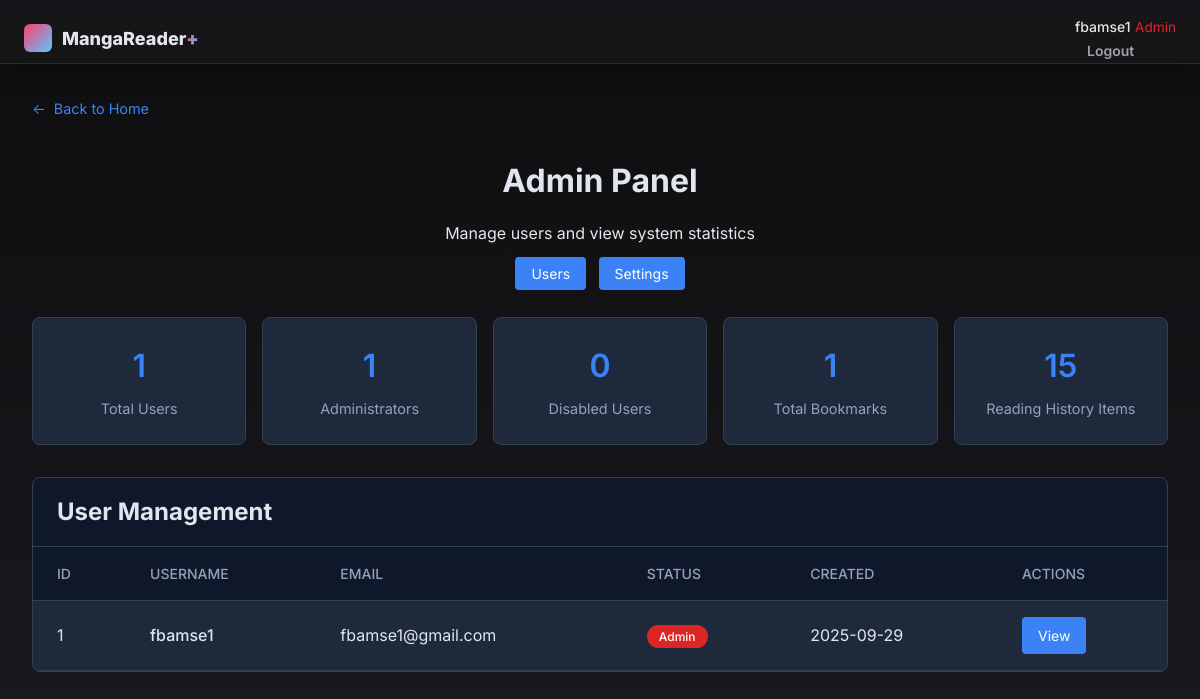
The page /admin (signed in) on the database its author committed.
### server/src/database/models.py (models this page shows, shortened)
class User(UserMixin, db.Model):
    id = db.Column(db.Integer, primary_key=True)
    username = db.Column(db.String(80), unique=True, nullable=False)
    email = db.Column(db.String(120), unique=True, nullable=False)
    password_hash = db.Column(db.String(128))
    is_admin = db.Column(db.Boolean, default=False, nullable=False)
    is_disabled = db.Column(db.Boolean, default=False, nullable=False)
    created_at = db.Column(db.DateTime, default=datetime.utcnow)
    bookmarks = db.relationship('Bookmark', backref='user', lazy=True, cascade="all, delete-orphan")
    reading_history = db.relationship('ReadingHistory', backref='user', lazy=True, cascade="all, delete-orphan")
    def is_administrator(self):
        return self.is_admin

### server/app.py (the view)
@app.route('/admin')
@admin_required
def admin_panel():
    users = User.query.order_by(User.created_at.desc()).all()
    total_users = User.query.count()
    total_admins = User.query.filter_by(is_admin=True).count()
    disabled_users = User.query.filter_by(is_disabled=True).count()
    total_bookmarks = Bookmark.query.count()
    total_history = ReadingHistory.query.count()
    stats = {
        'total_users': total_users,
        'total_admins': total_admins,
        'disabled_users': disabled_users,
        'total_bookmarks': total_bookmarks,
        'total_history': total_history
    }
    return render_template('admin/panel.html', users=users, stats=stats)

### server/app.py (called while the page is built)
@login_manager.user_loader
def load_user(user_id):
    return User.query.get(int(user_id))

def admin_required(f):
    @wraps(f)
    def decorated_function(*args, **kwargs):
        if not current_user.is_authenticated:
            return redirect(url_for('login'))
        if not current_user.is_administrator():
            flash('Admin access required.')
            return redirect(url_for('root'))
        return f(*args, **kwargs)
    return decorated_function

### client/templates/admin/panel.html (shortened to what this page needs)
<!doctype html>
<html lang="en">
<head>
    <link rel="stylesheet" href="/static/styles/style.css">
</head>
<body>
    <header class="site default-header">
        <div class="wrap">
            <div class="brand">
                <span class="logo"></span>
                <a href="/">MangaReader<span class="accent">+</span></a>
            </div>
            <div class="user-info">
                {% if current_user.is_authenticated %}
                    <div class="user-info-col">
                        <span class="username">{{ current_user.username }}</span>
                        {% if current_user.is_administrator() %}
                            <a href="{{ url_for('admin_panel') }}" class="admin-btn" style="color:#dc2626; text-decoration:none; font-size:0.85rem;">Admin</a>
                        {% endif %}
                    </div>
                    <a href="{{ url_for('logout') }}" class="logout-btn">Logout</a>
                {% endif %}
            </div>
        </div>
    </header>
    <div class="admin-panel">
        <a href="/" class="nav-back">Back to Home</a>
            <div class="admin-header">
            <h1>Admin Panel</h1>
            <p>Manage users and view system statistics</p>
            <div class="admin-nav" style="margin-top: 1rem;">
                <a href="{{ url_for('admin_panel') }}" class="btn-sm btn-view" style="margin-right: 0.5rem;">Users</a>
                <a href="{{ url_for('admin_settings') }}" class="btn-sm btn-view">Settings</a>
            </div>
        </div>
        <div class="admin-stats">
            <div class="stat-card">
                <span class="stat-number">{{ stats.total_users }}</span>
                <div class="stat-label">Total Users</div>
            </div>
            <div class="stat-card">
                <span class="stat-number">{{ stats.total_admins }}</span>
                <div class="stat-label">Administrators</div>
            </div>
            <div class="stat-card">
                <span class="stat-number">{{ stats.disabled_users }}</span>
                <div class="stat-label">Disabled Users</div>
            </div>
            <div class="stat-card">
                <span class="stat-number">{{ stats.total_bookmarks }}</span>
                <div class="stat-label">Total Bookmarks</div>
            </div>
            <div class="stat-card">
                <span class="stat-number">{{ stats.total_history }}</span>
                <div class="stat-label">Reading History Items</div>
            </div>
        </div>
        <div class="users-section">
            <div class="users-header">
                <h2>User Management</h2>
            </div>
            <table class="users-table">
                <thead>
                    <tr>
                        <th>ID</th>
                        <th>Username</th>
                        <th>Email</th>
                        <th>Status</th>
                        <th>Created</th>
                        <th>Actions</th>
                    </tr>
                </thead>
                <tbody>
                    {% for user in users %}
                    <tr>
                        <td data-label="ID">{{ user.id }}</td>
                        <td class="user-username" data-label="Username">{{ user.username }}</td>
                        <td class="user-email" data-label="Email">{{ user.email }}</td>
                        <td data-label="Status">
                            {% if user.is_admin %}
                                <span class="admin-badge">Admin</span>
                            {% endif %}
                        </td>
                        <td data-label="Created">{{ user.created_at.strftime('%Y-%m-%d') }}</td>
                        <td data-label="Actions">
                            <div class="user-actions">
                                <a href="{{ url_for('admin_user_detail', user_id=user.id) }}" class="btn-sm btn-view">View</a>
                            </div>
                        </td>
                    </tr>
                    {% endfor %}
                </tbody>
            </table>
        </div>
    </div>
</body>
</html>

### client/static/styles/style.css (style rules this page uses)
:root { color-scheme: dark light; --bg: #0e0e10; --panel: #17171a; --text: #e6e6ea; --muted: #a0a0a8; --accent: #ff3d6e; --accent-2: #5cc8ff; --border: #2a2a30; --gradient: linear-gradient(135deg, var(--accent), var(--accent-2)); --sidebar-width: 280px; --header-height: 64px; }
* { box-sizing: border-box; }
body { margin: 0; font-family: 'Inter', system-ui, -apple-system, Segoe UI, Roboto, sans-serif; background: linear-gradient(180deg, #0e0e10 0%, #1a1a1f 100%); color: var(--text); line-height: 1.5; min-height: 100vh; position: relative; padding-left: 0; transition: padding-left 0.3s ease; }
.logout-btn { margin-left: 12px; background: transparent; color: var(--accent); text-decoration: none; font-weight: 600; }
.brand { display: flex; align-items: center; gap: 12px; }
.brand .accent { background: var(--gradient); -webkit-background-clip: text; background-clip: text; -webkit-text-fill-color: transparent; color: transparent; font-weight: 900; }
.default-header { background: var(--panel); border-bottom: 1px solid var(--border); box-shadow: 0 4px 20px rgba(0, 0, 0, 0.2); position: sticky; top: 0; z-index: 100; }
h1 { margin-bottom: 16px; text-align: center; }
header.site { position: sticky; top: 0; z-index: 10; background: linear-gradient(180deg, rgba(23, 23, 26, 0.95), rgba(23, 23, 26, 0.85)); backdrop-filter: blur(8px); border-bottom: 1px solid var(--border); }
header.site .wrap { display: flex; align-items: center; justify-content: space-between; padding: 14px 24px; }
.brand { display: flex; align-items: center; gap: 10px; font-weight: 800; }
.brand .logo { width: 28px; height: 28px; border-radius: 6px; background: var(--gradient); display: inline-block; }
.brand a { color: var(--text); text-decoration: none; font-size: 18px; }
.username { color: var(--text); font-weight: 500; font-size: 14px; }
.logout-btn { color: var(--muted); text-decoration: none; font-size: 14px; transition: color 0.3s ease; }
:root { --header-height: 64px; }
header.site { position: sticky !important; top: 0 !important; z-index: 1200 !important; height: var(--header-height) !important; }

### client/templates/admin/panel.html (style rules this page uses)
.admin-panel { max-width: 1200px; margin: 2rem auto; padding: 0 2rem; }
.admin-header { margin-bottom: 2rem; text-align: center; }
.admin-header h1 { color: #e0e6ed; margin-bottom: 0.5rem; }
.admin-stats { display: grid; grid-template-columns: repeat(auto-fit, minmax(200px, 1fr)); gap: 1rem; margin-bottom: 2rem; }
.stat-card { background: #1e293b; border: 1px solid #334155; border-radius: 8px; padding: 1.5rem; text-align: center; }
.stat-number { font-size: 2rem; font-weight: 600; color: #3b82f6; display: block; }
.stat-label { color: #94a3b8; font-size: 0.9rem; margin-top: 0.5rem; }
.users-section { background: #1e293b; border: 1px solid #334155; border-radius: 8px; overflow: hidden; }
.users-header { background: #0f172a; padding: 1rem 1.5rem; border-bottom: 1px solid #334155; }
.users-header h2 { color: #e0e6ed; margin: 0; }
.users-table { width: 100%; border-collapse: collapse; }
.users-table th, .users-table td { padding: 1rem 1.5rem; text-align: left; border-bottom: 1px solid #334155; }
.users-table th { background: #0f172a; color: #94a3b8; font-weight: 500; font-size: 0.875rem; text-transform: uppercase; }
.users-table td { color: #e0e6ed; }
.user-username { font-weight: 500; }
.user-email { color: #94a3b8; }
.admin-badge { background: #dc2626; color: #fff; padding: 0.25rem 0.75rem; border-radius: 9999px; font-size: 0.75rem; font-weight: 500; }
.user-actions { display: flex; gap: 0.5rem; flex-wrap: wrap; align-items: center; }
.btn-sm { padding: 0.5rem 1rem; font-size: 0.875rem; border-radius: 4px; text-decoration: none; border: none; cursor: pointer; transition: all 0.2s; }
.btn-view { background: #3b82f6; color: #fff; }
.nav-back { display: inline-flex; align-items: center; color: #3b82f6; text-decoration: none; margin-bottom: 1rem; font-size: 0.9rem; }
.nav-back::before { content: '←'; margin-right: 0.5rem; }

### rows shown on the page
User: username "fbamse1", id "1", email "fbamse1@gmail.com", is_admin "Admin", created_at "2025-09-29"

### other values the page prints
{{ stats.total_users }} "1"
{{ stats.total_admins }} "1"
{{ stats.disabled_users }} "0"
{{ stats.total_bookmarks }} "1"
{{ stats.total_history }} "15"
